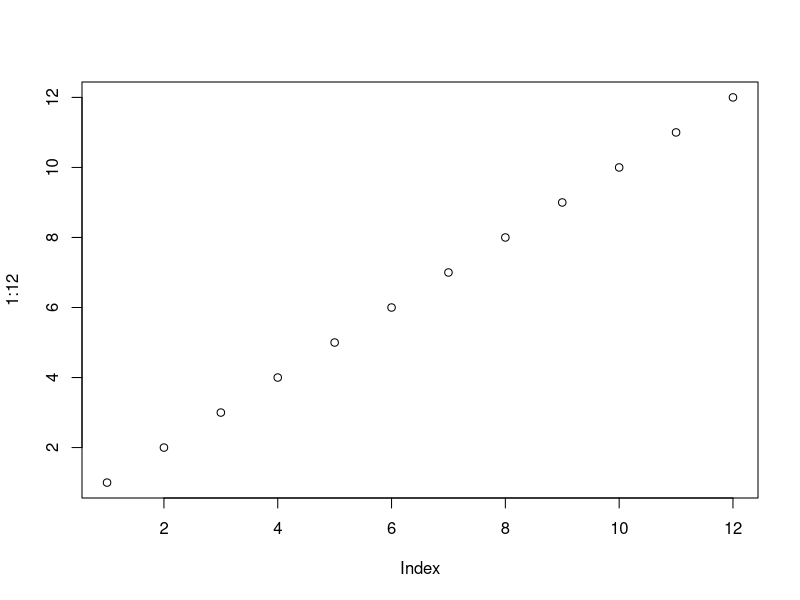

This figure's R source:
## ---- chunk 1
knitr::opts_chunk$set(echo = TRUE)
## ---- chunk 2
summary(cars)
## ---- chunk 3
plot(1:12)
